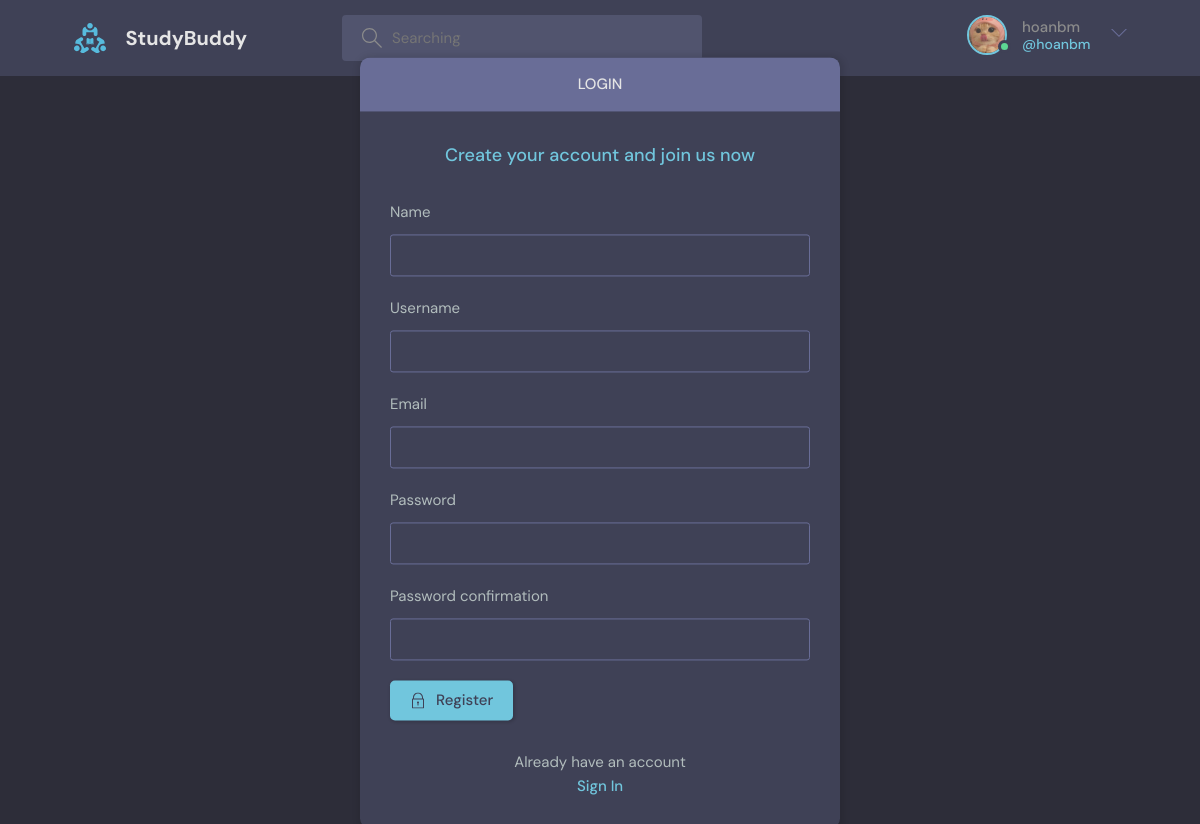
The app's page /register/ (signed in) with its own data.
### home/models.py (models this page shows)
class User(AbstractUser):
    name = models.CharField(max_length=200 ,null=True)
    email = models.EmailField(unique=True, null=True)
    bio = models.TextField(null=True)
    avater = models.ImageField(null=True, default='avatar.svg')
    USERNAME_FIELD = 'email'
    REQUIRED_FIELDS = []

### home/views.py (the view, shortened to what this page needs)
# urls.py: path('register/',views.user_register,name='register'),
def user_register(request):
    form = MyUserCreationForm()
    users = User.objects.all()
    return render(request, 'home/login_form.html',{'form': form})

### home/form.py
class MyUserCreationForm(UserCreationForm):
    class Meta():
        model = User
        fields = ['name', 'username', 'email', 'password1', 'password2']

### home/templates/home/login_form.html (shortened to what this page needs)
{% extends 'main.html' %}
{% block content %}
    <main class="auth layout">
      <div class="container">
        <div class="layout__box">
          <div class="layout__boxHeader">
            <div class="layout__boxTitle">
              <h3>Login</h3>
            </div>
          </div>
          <div class="layout__body">
            {% if page == 'login' %}
            <h2 class="auth__tagline">Find your study partner</h2>
            <form class="form" action="" method="POST">
              {% csrf_token %}
              <div class="form__group form__group">
                <label for="room_name">Email</label>
                <input id="username" name="email" type="text" placeholder="e.g. studying@gmail.com" />
              </div>
              <div class="form__group">
                <label for="password">Password</label>
                <input id="password" name="password" type="password" placeholder="&bull;&bull;&bull;&bull;&bull;&bull;&bull;&bull;"
                />
              </div>
              <button class="btn btn--main" type="submit">
                <svg
                  version="1.1"
                  xmlns="http://www.w3.org/2000/svg"
                  width="32"
                  height="32"
                  viewBox="0 0 32 32"
                >
                  <title>lock</title>
                  <path
                    d="M27 12h-1v-2c0-5.514-4.486-10-10-10s-10 4.486-10 10v2h-1c-0.553 0-1 0.447-1 1v18c0 0.553 0.447 1 1 1h22c0.553 0 1-0.447 1-1v-18c0-0.553-0.447-1-1-1zM8 10c0-4.411 3.589-8 8-8s8 3.589 8 8v2h-16v-2zM26 30h-20v-16h20v16z"
                  ></path>
                  <path
                    d="M15 21.694v4.306h2v-4.306c0.587-0.348 1-0.961 1-1.694 0-1.105-0.895-2-2-2s-2 0.895-2 2c0 0.732 0.413 1.345 1 1.694z"
                  ></path>
                </svg>
                Login
              </button>
            </form>
            <div class="auth__action">
              <p>Haven't signed up yet?</p>
              <a href="{% url 'home:register' %}" class="btn btn--link">Sign Up</a>
            </div>
            {% else %}
            <h2 class="auth__tagline">Create your account and join us now</h2>
            <form class="form" action="" method="POST">
              {% for field in form%}
              <div class="form__group form__group">
                <label for="room_name">{{field.label}}</label>
               {{field}}
              </div>
              {% endfor %}
              <button class="btn btn--main" type="submit">
                Register
              </button>
            </form>
            <div class="auth__action">
              <p>Already have an account</p>
              <a href="{% url 'home:login' %}" class="btn btn--link">Sign In</a>
            </div>
            {% endif %}
          </div>
        </div>
      </div>
    </main>
{% endblock %}

### templates/navbar.html (shortened to what this page needs)
{% load static %}
<header class="header header--loggedIn">
    <div class="container">
      <a href="{% url 'home:home'%}" class="header__logo">
        <img src="{% static 'images/logo.svg' %}" />
        <h1>StudyBuddy</h1>
      </a>
      <form class="header__search" method="GET" action="{% url 'home:home'%}">
        <label>
          <input type="text" name="query" placeholder="Searching">
        </label>
      </form>
      <nav class="header__menu">
        {% if request.user.is_authenticated %}
        <div class="header__user">
          <a href="{% url 'home:user-profile' request.user.id %}">
            <div class="avatar avatar--medium active">
              <img src="{{request.user.avater.url}}" />
            </div>
            <p>{{request.user.username}}<span>@{{request.user.username}}</span></p>
          </a>
          <button class="dropdown-button">
            <svg version="1.1" xmlns="http://www.w3.org/2000/svg" width="32" height="32" viewBox="0 0 32 32">
              <title>chevron-down</title>
              <path d="M16 21l-13-13h-3l16 16 16-16h-3l-13 13z"></path>
            </svg>
          </button>
        </div>
        {% else %}
         <a href="{% url 'home:login' %}">
          <img src="{%static 'images/avatar.svg' %}" />
          <p>Login</p>
        </a>
        {% endif %}
      </nav>
    </div>
  </header>
<br>

### records on screen
User: user.avater (picture), user.username "hoanbm"

### other values on screen
{{ field.label }} "Name" "Username" "Email" "Password" "Password confirmation"
